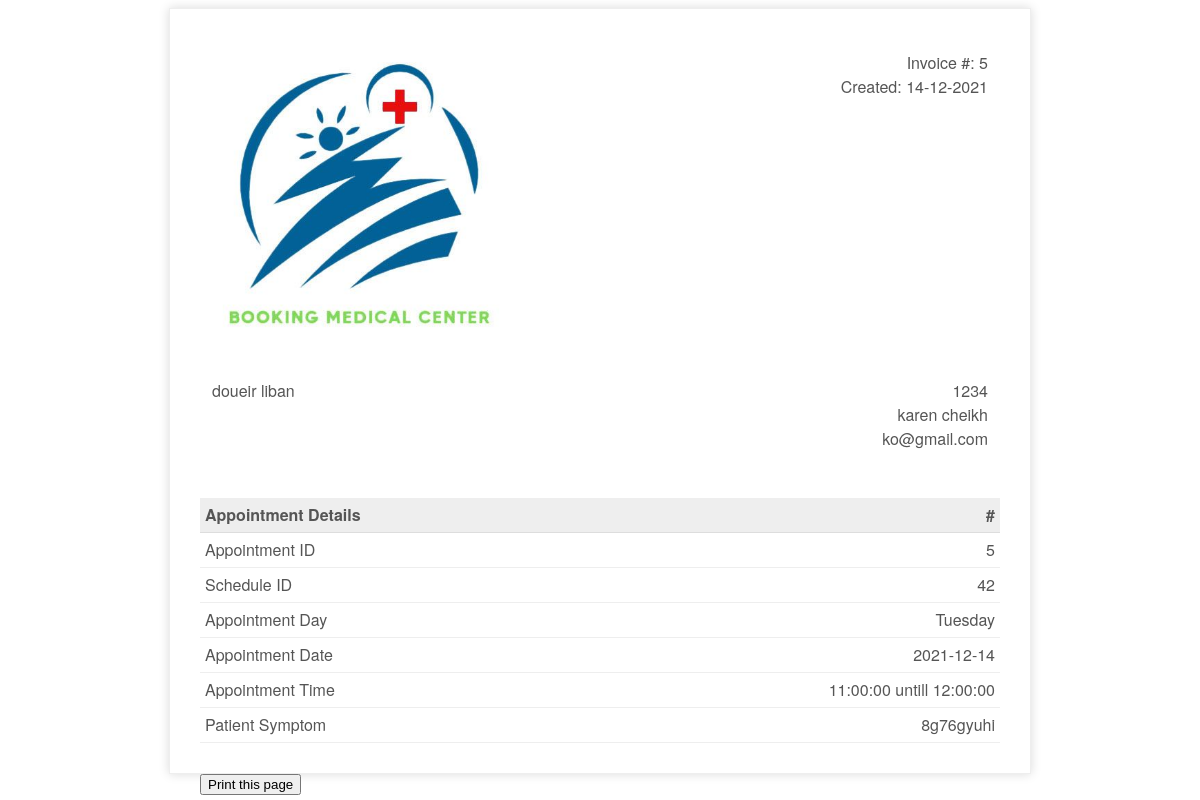
The app's page /Dr.Profile/invoice.php?appid=5 with its own data.
### tables this page shows
CREATE TABLE `patient` (
  `icPatient` bigint(12) NOT NULL,
  `password` varchar(20) NOT NULL,
  `patientFirstName` varchar(20) NOT NULL,
  `patientLastName` varchar(20) NOT NULL,
  `patientMaritialStatus` varchar(10) NOT NULL,
  `patientDOB` date NOT NULL,
  `patientGender` varchar(10) NOT NULL,
  `patientAddress` varchar(100) NOT NULL,
  `patientPhone` varchar(15) NOT NULL,
  `patientEmail` varchar(100) NOT NULL,
  `confirmpass` varchar(20) NOT NULL
);

CREATE TABLE `appointment` (
  `appId` int(3) NOT NULL,
  `patientIc` bigint(12) NOT NULL,
  `scheduleId` int(10) NOT NULL,
  `appSymptom` varchar(100) NOT NULL,
  `appComment` varchar(100) NOT NULL,
  `status` varchar(10) NOT NULL DEFAULT 'process'
);

CREATE TABLE `doctorschedule` (
  `scheduleId` int(11) NOT NULL,
  `scheduleDate` date NOT NULL,
  `scheduleDay` varchar(15) NOT NULL,
  `startTime` time NOT NULL,
  `endTime` time NOT NULL,
  `bookAvail` varchar(10) NOT NULL
);

### Dr.Profile/invoice.php (the view, shortened to what this page needs)
<?php
include 'connection.php';
if (isset($_GET['appid'])) {
$appid=$_GET['appid'];
}
$res=mysqli_query($con, "SELECT a.*, b.*,c.* FROM patient a
JOIN appointment b
On a.icPatient = b.patientIc
JOIN doctorschedule c
On b.scheduleId=c.scheduleId
WHERE b.appId  =".$appid);
$userRow=mysqli_fetch_array($res,MYSQLI_ASSOC);
?>
<!doctype html>
<html>
    <head>
        <link rel="stylesheet" type="text/css" href="assetss/css/invoice.css">
    </head>
    <body>
        <div class="invoice-box">
            <table cellpadding="0" cellspacing="0">
                <tr class="top">
                    <td colspan="2">
                        <table>
                            <tr>
                                <td class="title">
                                    <img src="assetss/img/logo.png" style="width:100%; max-width:300px;">
                                </td>
                                <td>
                                    Invoice #: <?php echo $userRow['appId'];?><br>
                                    Created: <?php echo date("d-m-Y");?><br>
                                </td>
                            </tr>
                        </table>
                    </td>
                </tr>
                <tr class="information">
                    <td colspan="2">
                        <table>
                            <tr>
                                <td>
                                    <?php echo $userRow['patientAddress'];?>
                                </td>
                                <td><?php echo $userRow['patientIc'];?><br>
                                    <?php echo $userRow['patientFirstName'];?> <?php echo $userRow['patientLastName'];?><br>
                                    <?php echo $userRow['patientEmail'];?>
                                </td>
                            </tr>
                        </table>
                    </td>
                </tr>
                <tr class="heading">
                    <td>
                        Appointment Details
                    </td>
                    <td>
                        #
                    </td>
                </tr>
                <tr class="item">
                    <td>
                        Appointment ID
                    </td>
                    <td>
                       <?php echo $userRow['appId'];?>
                    </td>
                </tr>
                <tr class="item">
                    <td>
                        Schedule ID
                    </td>
                    <td>
                        <?php echo $userRow['scheduleId'];?>
                    </td>
                </tr>
                <tr class="item">
                    <td>
                        Appointment Day
                    </td>
                    <td>
                        <?php echo $userRow['scheduleDay'];?>
                    </td>
                </tr>
                 <tr class="item">
                    <td>
                        Appointment Date
                    </td>
                    <td>
                        <?php echo $userRow['scheduleDate'];?>
                    </td>
                </tr>
                 <tr class="item">
                    <td>
                        Appointment Time
                    </td>
                    <td>
                        <?php echo $userRow['startTime'];?> untill <?php echo $userRow['endTime'];?>
                    </td>
                </tr>
                 <tr class="item">
                    <td>
                        Patient Symptom
                    </td>
                    <td>
                        <?php echo $userRow['appSymptom'];?>
                    </td>
                </tr>
            </table>
        </div>
        <div class="print">
        <button onclick="myFunction()">Print this page</button>
</div>
    </body>
</html>

### Dr.Profile/assetss/css/invoice.css (style rules this page uses)
.print { margin:auto; max-width:800px; }
.invoice-box { max-width:800px; margin:auto; padding:30px; border:1px solid #eee; box-shadow:0 0 10px rgba(0, 0, 0, .15); font-size:16px; line-height:24px; font-family:'Helvetica Neue', 'Helvetica', Helvetica, Arial, sans-serif; color:#555; }
.invoice-box table { width:100%; line-height:inherit; text-align:left; }
.invoice-box table td { padding:5px; vertical-align:top; }
.invoice-box table tr td:nth-child(2) { text-align:right; }
.invoice-box table tr.top table td { padding-bottom:20px; }
.invoice-box table tr.top table td.title { font-size:45px; line-height:45px; color:#333; }
.invoice-box table tr.information table td { padding-bottom:40px; }
.invoice-box table tr.heading td { background:#eee; border-bottom:1px solid #ddd; font-weight:bold; }
.invoice-box table tr.item td { border-bottom:1px solid #eee; }

### records on screen
patient: appointment.appId "5", patientAddress "doueir liban", appointment.patientIc "1234", patientFirstName "karen", patientLastName "cheikh", patientEmail "ko@gmail.com", doctorschedule.scheduleId "42", doctorschedule.scheduleDay "Tuesday", doctorschedule.scheduleDate "2021-12-14", doctorschedule.startTime "11:00:00", doctorschedule.endTime "12:00:00", appointment.appSymptom "8g76gyuhi"
